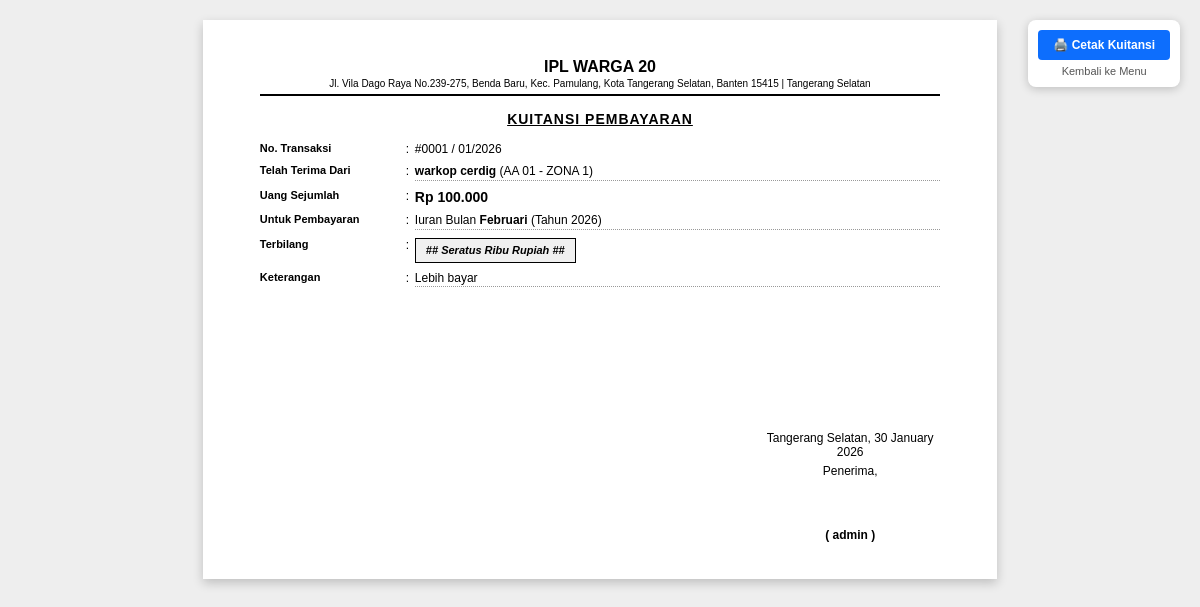
The page /cetak_kuitansi/1 (signed in) on the database its author committed.
### models.py (models this page shows)
class Identitas(db.Model):
    id = db.Column(db.Integer, primary_key=True)
    nama_app = db.Column(db.String(100))
    alamat = db.Column(db.String(255))
    kota = db.Column(db.String(50))
    no_hp = db.Column(db.String(20))
    ketua = db.Column(db.String(100))
    sekretaris = db.Column(db.String(100))
    keterangan = db.Column(db.String(255))
    visi = db.Column(db.Text)
    misi = db.Column(db.Text)
    sejarah = db.Column(db.Text)
    label_anggota = db.Column(db.String(50), default='Warga')
    label_iuran = db.Column(db.String(50), default='Iuran')
    label_tingkat1 = db.Column(db.String(50), default='Zona')
    label_tingkat2 = db.Column(db.String(50), default='Blok')
    label_tingkat3 = db.Column(db.String(50), default='Cluster')

class Iuran(db.Model):
    id = db.Column(db.Integer, primary_key=True)
    nama_warga = db.Column(db.String(100), nullable=False)
    blok_rumah = db.Column(db.String(20))
    no_hp = db.Column(db.String(20))
    zona = db.Column(db.String(50))
    bulan_iuran = db.Column(db.String(20))
    jumlah = db.Column(db.Float, default=0)
    keterangan = db.Column(db.String(200))
    tanggal = db.Column(db.DateTime, default=lambda: datetime.now(timezone.utc))

class User(db.Model, UserMixin):
    id = db.Column(db.Integer, primary_key=True)
    username = db.Column(db.String(50), unique=True, nullable=False)
    password = db.Column(db.String(255), nullable=False)

### app.py (the view)
@app.route('/cetak_kuitansi/<int:id>')
@login_required
def cetak_kuitansi(id):
    data_iuran = Iuran.query.get_or_404(id)
    identitas_app = Identitas.query.first()
    teks_terbilang = num_to_words(data_iuran.jumlah) + ""
    return render_template('kuitansi.html',
                           data=data_iuran,
                           identitas=identitas_app,
                           terbilang=teks_terbilang)

### app.py (called while the page is built)
@login_manager.user_loader
def load_user(user_id):
    return db.session.get(User, int(user_id))

@app.before_request
def check_app_license():
    if request.endpoint and ('static' in request.endpoint or 'activate_license' in request.endpoint):
        return
    status, days_left = license_mgr.check_license()
    if status == "EXPIRED":
        return render_template_string(ACTIVATION_PAGE_HTML, hwid=license_mgr.get_hwid())
    request.license_status = status
    request.license_days_left = days_left

@app.context_processor
def inject_globals():
    berita_sidebar = Berita.query.order_by(Berita.tanggal.desc()).limit(5).all()
    agenda_sidebar = Agenda.query.order_by(Agenda.tanggal_kegiatan.asc()).limit(3).all()
    status = getattr(request, 'license_status', 'ACTIVE')
    days = getattr(request, 'license_days_left', 0)
    return {
        'datetime': datetime,
        'identitas': Identitas.query.first(),
        'active_page': request.path,
        'current_user': current_user,
        'sidebar_berita': berita_sidebar,
        'sidebar_agenda': agenda_sidebar,
        'is_trial': (status == 'TRIAL'),
        'license_days': days,
        'machine_id': license_mgr.get_hwid()
    }

    def get_hwid(self):
        try:
            sys_plat = platform.system()
            if sys_plat == 'Windows':
                cmd = 'wmic csproduct get uuid'
                return subprocess.check_output(cmd, shell=True).decode().split('\n')[1].strip()
            elif sys_plat == 'Darwin':  # macOS
                cmd = "ioreg -rd1 -c IOPlatformExpertDevice | grep -E '(IOPlatformUUID|uuid)'"
                output = subprocess.check_output(cmd, shell=True).decode()
                return output.split('"')[-2]
            return hashlib.sha256(str(uuid.getnode()).encode()).hexdigest()[:16].upper()
        except Exception:
            return "UNKNOWN-MACHINE-ID"

    def get_expected_key(self):
        hwid = self.get_hwid()
        raw = f"{hwid}::{self.secret_salt}"
        return hashlib.sha256(raw.encode()).hexdigest()[:20].upper()

    def _load_license_file(self):
        if os.path.exists(self.license_file):
            try:
                with open(self.license_file, 'r') as f:
                    return json.load(f)
            except: return None
        return None

### templates/kuitansi.html (shortened to what this page needs)
<!DOCTYPE html>
<html lang="id">
<head>
</head>
<body onload="setTimeout(function(){window.print()}, 500)">
    <div class="no-print">
        <a href="javascript:window.print()" class="btn-print">🖨️ Cetak Kuitansi</a>
        <a href="/" class="btn-back">Kembali ke Menu</a>
    </div>
    <div class="container">
        <div>
            <div class="header">
                <h2>{{ identitas.nama_app if identitas else 'Aplikasi Iuran Warga' }}</h2>
                <p>{{ identitas.alamat if identitas else 'Alamat tidak tersedia' }} | {{ identitas.kota if identitas else '' }}</p>
            </div>
            <div class="title">KUITANSI PEMBAYARAN</div>
            <div class="info-grid">
                <div class="grid-label">No. Transaksi</div>
                <div class="grid-colon">:</div>
                <div class="grid-value">#{{ "%04d" | format(data.id) }} / {{ data.tanggal.strftime('%m/%Y') }}</div>
                <div class="grid-label">Telah Terima Dari</div>
                <div class="grid-colon">:</div>
                <div class="grid-value value-underline">
                    <b>{{ data.nama_warga }}</b> ({{ data.blok_rumah }} - {{ data.zona }})
                </div>
                <div class="grid-label">Uang Sejumlah</div>
                <div class="grid-colon">:</div>
                <div class="grid-value" style="font-weight: bold; font-size: 14px;">
                    Rp {{ "{:,.0f}".format(data.jumlah).replace(',', '.') }}
                </div>
                <div class="grid-label">Untuk Pembayaran</div>
                <div class="grid-colon">:</div>
                <div class="grid-value value-underline">
                    Iuran Bulan <b>{{ data.bulan_iuran }}</b> (Tahun {{ data.tanggal.year }})
                </div>
                <div class="grid-label">Terbilang</div>
                <div class="grid-colon">:</div>
                <div class="grid-value">
                    <div class="terbilang-box">## {{ terbilang }} Rupiah ##</div>
                </div>
                {% if data.keterangan %}
                <div class="grid-label">Keterangan</div>
                <div class="grid-colon">:</div>
                <div class="grid-value value-underline">{{ data.keterangan }}</div>
                {% endif %}
            </div>
        </div>
        <div class="footer">
            <div class="ttd-box">
                </div>
            <div class="ttd-box">
                <p style="margin-bottom: 5px;">{{ identitas.kota if identitas else 'Jakarta' }}, {{ data.tanggal.strftime('%d %B %Y') }}</p>
                <p style="margin: 0;">Penerima,</p>
                <div class="ttd-space"></div>
                <p style="margin: 0;"><b>( {{ current_user.username if current_user.is_authenticated else 'Bendahara' }} )</b></p>
            </div>
        </div>
    </div>
</body>
</html>

### templates/kuitansi.html (style rules this page uses)
* { box-sizing: border-box; -webkit-print-color-adjust: exact; print-color-adjust: exact; }
body { font-family: 'Helvetica', 'Arial', sans-serif; color: #000; font-size: 12px; margin: 0; padding: 20px; background: #eee; display: flex; justify-content: center; }
.container { width: 210mm; height: 148mm; background: #fff; padding: 10mm 15mm; position: relative; box-shadow: 0 4px 10px rgba(0,0,0,0.2); display: flex; flex-direction: column; justify-content: space-between; }
.header { text-align: center; border-bottom: 2px double #000; padding-bottom: 5px; margin-bottom: 15px; }
.header h2 { margin: 0; text-transform: uppercase; font-size: 16px; font-weight: 800; }
.header p { margin: 2px 0 0; font-size: 10px; }
.title { text-align: center; text-decoration: underline; font-weight: bold; font-size: 14px; margin-bottom: 15px; letter-spacing: 1px; }
.info-grid { display: grid; grid-template-columns: 140px 15px 1fr; row-gap: 8px; align-items: start; }
.grid-label { font-weight: bold; font-size: 11px; }
.grid-colon { text-align: center; }
.grid-value { word-wrap: break-word; line-height: 1.2; }
.value-underline { border-bottom: 1px dotted #999; padding-bottom: 1px; display: block; width: 100%; }
.terbilang-box { background-color: #f0f0f0; padding: 5px 10px; font-style: italic; font-weight: bold; border: 1px solid #000; font-size: 11px; display: inline-block; }
.footer { display: flex; justify-content: space-between; margin-top: 10px; }
.ttd-box { text-align: center; width: 180px; }
.ttd-space { height: 50px; }
.no-print { position: fixed; top: 20px; right: 20px; background: #fff; padding: 10px; border-radius: 8px; box-shadow: 0 2px 10px rgba(0,0,0,0.2); z-index: 9999; }
.btn-print { display: block; background: #0d6efd; color: white; border: none; padding: 8px 15px; cursor: pointer; font-weight: bold; border-radius: 4px; text-decoration: none; font-size: 12px; text-align: center; }
.btn-back { display: block; margin-top: 5px; color: #555; text-decoration: none; font-size: 11px; text-align: center; }

### rows shown on the page
Identitas: nama_app "IPL WARGA 20", alamat "Jl. Vila Dago Raya No.239-275, Benda Baru, Kec. Pamulang, Kota Tangerang Selatan, Banten 15415", kota "Tangerang Selatan"
Iuran: id "0001", tanggal "01/2026", nama_warga "warkop cerdig", blok_rumah "AA 01", zona "ZONA 1", jumlah "100.000", bulan_iuran "Februari", tanggal.year "2026", keterangan "Lebih bayar", tanggal "30 January 2026"
User: username "admin"

### other values the page prints
{{ terbilang }} "Seratus Ribu"
